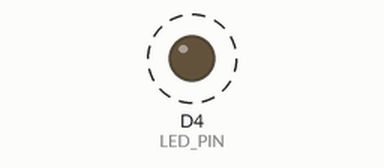
Bench run of a program on a simulated ESP8266 (Wemos D1 mini). Parts: output pins drawn as LEDs (lit = HIGH). Dashed ring = blinking. What the program prints to the serial monitor is not drawn.

Above: at 0.5 s.
Timing chart, 0 to 4.6 s (numbered marks = the images above):
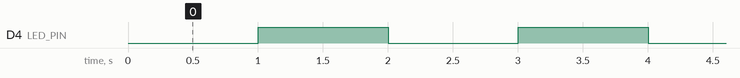

The program:

main.cpp
```cpp
#include <Arduino.h>

// Définition de la broche de la LED intégrée
#define LED_PIN LED_BUILTIN

void setup() {
  // Initialisation du port série à 115200 bauds
  Serial.begin(115200);
  while (!Serial) {
    ; // Attendre que le port série soit prêt
  }

  // Configuration de la broche de la LED en sortie
  pinMode(LED_PIN, OUTPUT);

  // Message de bienvenue dans le moniteur série
  Serial.println("Test de la carte Wemos D1 Mini");
}

void loop() {
  // Allumer la LED intégrée
  digitalWrite(LED_PIN, LOW); // LED_BUILTIN est inversée sur ESP8266
  Serial.println("LED allumée");
  delay(1000); // Attendre 1 seconde

  // Éteindre la LED intégrée
  digitalWrite(LED_PIN, HIGH); // LED_BUILTIN est inversée sur ESP8266
  Serial.println("LED éteinte");
  delay(1000); // Attendre 1 seconde
}
```

Measured:
- by itself, D4 (LED_PIN): alternates HIGH for 1.0 s and LOW for 1.0 s
